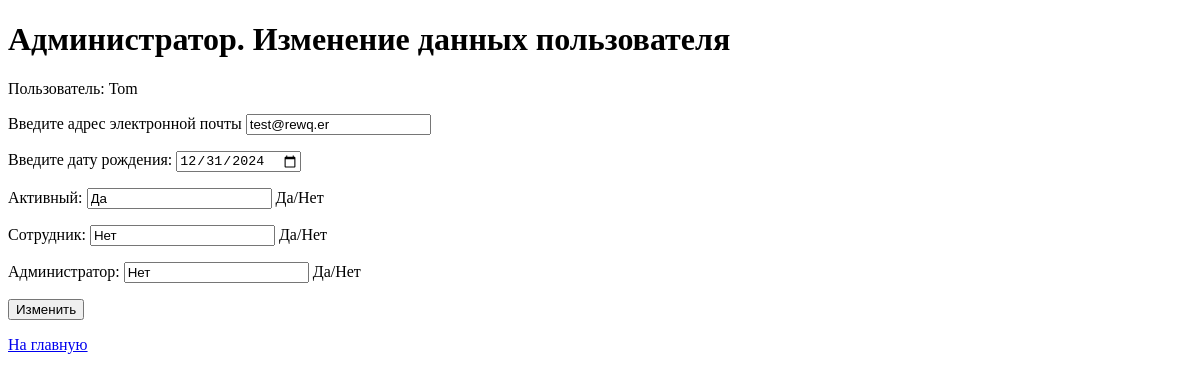
The app's page /user/list/update/2 (signed in), older data.
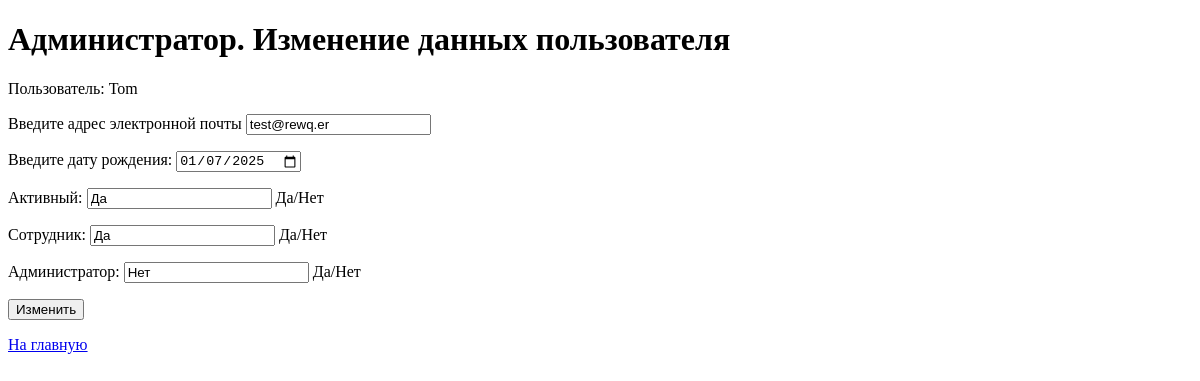
The same page, newer data.
### app/models/users.py (models this page shows)
class User(Base):
    __tablename__ = 'users'
    __table_args__ = {'keep_existing': True}
    id = Column(INTEGER, primary_key=True, index=True)
    username = Column(String, index=True, unique=True)
    email = Column(String, index=True, unique=True)
    day_birth = Column(DATE)
    password = Column(String)
    is_active = Column(BOOLEAN, default=True)
    is_staff = Column(BOOLEAN, default=False)
    admin = Column(BOOLEAN, default=False)
    created_at = Column(DATETIME)
    updated_at = Column(DATETIME)
    purchase = relationship(
        'BuyerProd',
        back_populates='user',
        cascade='save-update, merge, delete, delete-orphan',
        passive_deletes=True,
    )

### app/routers/users.py (the view)
@user_router.get('/list/update/{id_user}')
async def update_user_admin_get(request: Request, db: Annotated[Session, Depends(get_db)],
                                user: Annotated[User, Depends(get_current_user)], id_user: int):
    info = {'request': request, 'title': 'Администратор. Изменение данных пользователя'}
    if user is None:
        return HTTPException(status_code=status.HTTP_404_NOT_FOUND,
                             detail='Вы не авторизованны или у вас отсутствуют права')
    elif not user.admin:
        return HTTPException(status_code=status.HTTP_404_NOT_FOUND,
                             detail='Вы не авторизованны или у вас отсутствуют права')
    user = find_user_by_id(db, id_user)
    if user is None:
        return HTTPException(status_code=status.HTTP_404_NOT_FOUND, detail='Пользователь не найден')
    else:
        info['user'] = user
    return templates.TemplateResponse("update_admin_user.html", info)

### app/templates/users/update_admin_user.html (shortened to what this page needs)
<!DOCTYPE html>
<html lang="en">
<head>
</head>
<body>
    <h1>{{title}}</h1>
        <section class="conteiner-fluid">
            <form method="post" action="/user/list/update/{{user.id}}?">
                <div class="col-auto">
                    <div class="imput-group">
                    <p>Пользователь: {{user.username}}</p>
                   <label for="email"> Введите адрес электронной почты </label>
                    <input type="text" id="email" name="email" value={{user.email}}
                    aria-describedby="btn-update">
                     <label for="day_birth"> Введите дату рождения: </label>
                    <input type="date" id="day_birth" name="day_birth" value={{user.day_birth}}
                    aria-describedby="btn-update">
                    <label for="is_active">Активный: </label>
                    <input type="text" id="is_active" name="is_active"
                           {% if user.is_active %} value="Да" {% else %} value="Нет" {% endif %}
                    aria-describedby="btn-update"> Да/Нет
                    <label for="is_staff">Сотрудник: </label>
                    <input type="text" id="is_staff" name="is_staff"
                           {% if user.is_staff %} value="Да" {% else %} value="Нет" {% endif %}
                    aria-describedby="btn-update"> Да/Нет
                    <label for="admin">Администратор: </label>
                    <input type="text" id="admin" name="admin"
                           {% if user.admin %} value="Да" {% else %} value="Нет"  {% endif %}
                    aria-describedby="btn-update"> Да/Нет
                    <button type="submit" id="btn-update">Изменить</button>
                    </div>
                </div>
            </form>
        </section>
        <a href="\main"> На главную</a>
</body>
</html>

Row changes from the older to the newer data that the page shows:
changed User "Tom": day_birth "12/31/2024" → "01/07/2025"; is_staff "Нет" → "Да"
